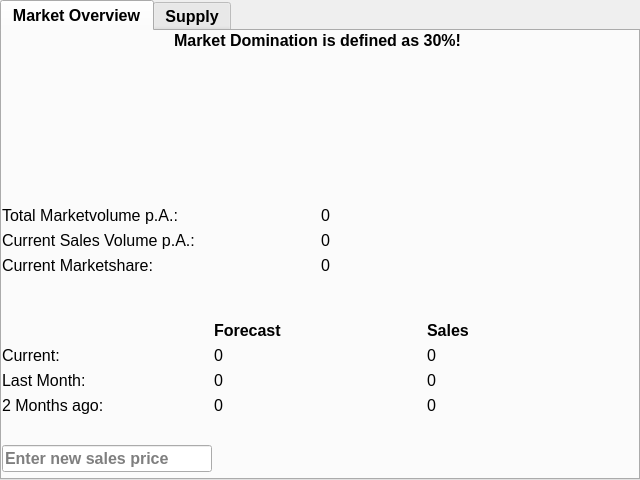
<?xml version="1.0" encoding="UTF-8"?>
<ui version="4.0">
 <class>Form</class>
 <widget class="QWidget" name="Form">
  <property name="geometry">
   <rect>
    <x>0</x>
    <y>0</y>
    <width>640</width>
    <height>480</height>
   </rect>
  </property>
  <property name="sizePolicy">
   <sizepolicy hsizetype="Fixed" vsizetype="Fixed">
    <horstretch>0</horstretch>
    <verstretch>0</verstretch>
   </sizepolicy>
  </property>
  <property name="font">
   <font>
    <pointsize>12</pointsize>
    <weight>75</weight>
    <bold>true</bold>
   </font>
  </property>
  <property name="windowTitle">
   <string>Market</string>
  </property>
  <widget class="QTabWidget" name="tabWidget">
   <property name="geometry">
    <rect>
     <x>0</x>
     <y>0</y>
     <width>640</width>
     <height>480</height>
    </rect>
   </property>
   <property name="currentIndex">
    <number>0</number>
   </property>
   <widget class="QWidget" name="tab">
    <attribute name="title">
     <string>Market Overview</string>
    </attribute>
    <widget class="QWidget" name="gridLayoutWidget">
     <property name="geometry">
      <rect>
       <x>0</x>
       <y>0</y>
       <width>631</width>
       <height>441</height>
      </rect>
     </property>
     <layout class="QGridLayout" name="gridLayout">
      <item row="4" column="0">
       <layout class="QHBoxLayout" name="horizontalLayout_2">
        <item>
         <layout class="QVBoxLayout" name="verticalLayout_2">
          <item>
           <widget class="QLabel" name="label">
            <property name="text">
             <string/>
            </property>
           </widget>
          </item>
          <item>
           <widget class="QLabel" name="lbl_txt_current">
            <property name="font">
             <font>
              <pointsize>12</pointsize>
              <weight>50</weight>
              <bold>false</bold>
             </font>
            </property>
            <property name="text">
             <string>Current:</string>
            </property>
           </widget>
          </item>
          <item>
           <widget class="QLabel" name="lbl_txt_last_month">
            <property name="font">
             <font>
              <pointsize>12</pointsize>
              <weight>50</weight>
              <bold>false</bold>
             </font>
            </property>
            <property name="text">
             <string>Last Month:</string>
            </property>
           </widget>
          </item>
          <item>
           <widget class="QLabel" name="lbl_txt_2months">
            <property name="font">
             <font>
              <pointsize>12</pointsize>
              <weight>50</weight>
              <bold>false</bold>
             </font>
            </property>
            <property name="text">
             <string>2 Months ago:</string>
            </property>
           </widget>
          </item>
         </layout>
        </item>
        <item>
         <layout class="QVBoxLayout" name="verticalLayout_4">
          <item>
           <widget class="QLabel" name="lbl_txt_forecast">
            <property name="font">
             <font>
              <pointsize>12</pointsize>
              <weight>75</weight>
              <bold>true</bold>
             </font>
            </property>
            <property name="text">
             <string>Forecast</string>
            </property>
           </widget>
          </item>
          <item>
           <widget class="QLabel" name="lbl_forecast_current">
            <property name="font">
             <font>
              <pointsize>12</pointsize>
              <weight>50</weight>
              <bold>false</bold>
             </font>
            </property>
            <property name="text">
             <string>0</string>
            </property>
           </widget>
          </item>
          <item>
           <widget class="QLabel" name="lbl_forecast_last_month">
            <property name="font">
             <font>
              <pointsize>12</pointsize>
              <weight>50</weight>
              <bold>false</bold>
             </font>
            </property>
            <property name="text">
             <string>0</string>
            </property>
           </widget>
          </item>
          <item>
           <widget class="QLabel" name="lbl_forecast_2months">
            <property name="font">
             <font>
              <pointsize>12</pointsize>
              <weight>50</weight>
              <bold>false</bold>
             </font>
            </property>
            <property name="text">
             <string>0</string>
            </property>
           </widget>
          </item>
         </layout>
        </item>
        <item>
         <layout class="QVBoxLayout" name="verticalLayout_3">
          <item>
           <widget class="QLabel" name="lbl_txt_Sales">
            <property name="font">
             <font>
              <pointsize>12</pointsize>
              <weight>75</weight>
              <bold>true</bold>
             </font>
            </property>
            <property name="text">
             <string>Sales</string>
            </property>
           </widget>
          </item>
          <item>
           <widget class="QLabel" name="lbl_sales_current">
            <property name="font">
             <font>
              <pointsize>12</pointsize>
              <weight>50</weight>
              <bold>false</bold>
             </font>
            </property>
            <property name="text">
             <string>0</string>
            </property>
           </widget>
          </item>
          <item>
           <widget class="QLabel" name="lbl_sales_last_month">
            <property name="font">
             <font>
              <pointsize>12</pointsize>
              <weight>50</weight>
              <bold>false</bold>
             </font>
            </property>
            <property name="text">
             <string>0</string>
            </property>
           </widget>
          </item>
          <item>
           <widget class="QLabel" name="lbl_sales_2months">
            <property name="font">
             <font>
              <pointsize>12</pointsize>
              <weight>50</weight>
              <bold>false</bold>
             </font>
            </property>
            <property name="text">
             <string>0</string>
            </property>
            <property name="alignment">
             <set>Qt::AlignLeading|Qt::AlignLeft|Qt::AlignVCenter</set>
            </property>
           </widget>
          </item>
         </layout>
        </item>
       </layout>
      </item>
      <item row="5" column="0">
       <layout class="QHBoxLayout" name="horizontalLayout" stretch="1,2">
        <item>
         <layout class="QVBoxLayout" name="verticalLayout" stretch="0,0">
          <item>
           <widget class="QLabel" name="lbl_bottom">
            <property name="font">
             <font>
              <pointsize>12</pointsize>
             </font>
            </property>
            <property name="toolTip">
             <string>&lt;html&gt;&lt;head/&gt;&lt;body&gt;&lt;p&gt;&lt;span style=&quot; font-weight:400;&quot;&gt;With the price you influence directly your sales:&lt;/span&gt;&lt;/p&gt;&lt;p&gt;&lt;span style=&quot; font-weight:400;&quot;&gt;Choose a low price and sell more.&lt;/span&gt;&lt;/p&gt;&lt;p&gt;&lt;span style=&quot; font-weight:400;&quot;&gt;Choose a high price and sell less.&lt;/span&gt;&lt;/p&gt;&lt;p&gt;&lt;span style=&quot; font-weight:400;&quot;&gt;Be carefull though: A too low price will not increase sales anymore and result in gigantic losses. A too high price might lead to no sales at all... also resulting in a gigantic loss.&lt;/span&gt;&lt;/p&gt;&lt;p&gt;&lt;span style=&quot; font-weight:400;&quot;&gt;You can use the actual value of your product as reference point.&lt;/span&gt;&lt;/p&gt;&lt;/body&gt;&lt;/html&gt;</string>
            </property>
            <property name="toolTipDuration">
             <number>-1</number>
            </property>
            <property name="text">
             <string/>
            </property>
            <property name="alignment">
             <set>Qt::AlignBottom|Qt::AlignLeading|Qt::AlignLeft</set>
            </property>
           </widget>
          </item>
          <item>
           <widget class="QLineEdit" name="led_set_price">
            <property name="toolTip">
             <string>&lt;html&gt;&lt;head/&gt;&lt;body&gt;&lt;p&gt;&lt;span style=&quot; font-weight:400;&quot;&gt;With the price you influence directly your sales:&lt;/span&gt;&lt;/p&gt;&lt;p&gt;&lt;span style=&quot; font-weight:400;&quot;&gt;Choose a low price and sell more.&lt;/span&gt;&lt;/p&gt;&lt;p&gt;&lt;span style=&quot; font-weight:400;&quot;&gt;Choose a high price and sell less.&lt;/span&gt;&lt;/p&gt;&lt;p&gt;&lt;span style=&quot; font-weight:400;&quot;&gt;Be carefull though: A too low price will not increase sales anymore and result in gigantic losses. A too high price might lead to no sales at all... also resulting in a gigantic loss.&lt;/span&gt;&lt;/p&gt;&lt;p&gt;&lt;span style=&quot; font-weight:400;&quot;&gt;You can use the actual value of your product as reference point.&lt;/span&gt;&lt;/p&gt;&lt;/body&gt;&lt;/html&gt;</string>
            </property>
            <property name="inputMask">
             <string/>
            </property>
            <property name="text">
             <string/>
            </property>
            <property name="placeholderText">
             <string>Enter new sales price</string>
            </property>
           </widget>
          </item>
         </layout>
        </item>
        <item>
         <spacer name="horizontalSpacer">
          <property name="orientation">
           <enum>Qt::Horizontal</enum>
          </property>
          <property name="sizeHint" stdset="0">
           <size>
            <width>40</width>
            <height>20</height>
           </size>
          </property>
         </spacer>
        </item>
       </layout>
      </item>
      <item row="2" column="0">
       <layout class="QVBoxLayout" name="verticalLayout_6">
        <item>
         <widget class="QLabel" name="lbl_top">
          <property name="font">
           <font>
            <pointsize>12</pointsize>
           </font>
          </property>
          <property name="text">
           <string>Market Domination is defined as 30%!</string>
          </property>
          <property name="alignment">
           <set>Qt::AlignCenter</set>
          </property>
         </widget>
        </item>
        <item>
         <spacer name="verticalSpacer_3">
          <property name="orientation">
           <enum>Qt::Vertical</enum>
          </property>
          <property name="sizeHint" stdset="0">
           <size>
            <width>20</width>
            <height>40</height>
           </size>
          </property>
         </spacer>
        </item>
        <item>
         <layout class="QHBoxLayout" name="horizontalLayout_9">
          <item>
           <widget class="QLabel" name="lbl_txt_marketvolume">
            <property name="font">
             <font>
              <weight>50</weight>
              <bold>false</bold>
             </font>
            </property>
            <property name="text">
             <string>Total Marketvolume p.A.:</string>
            </property>
           </widget>
          </item>
          <item>
           <widget class="QLabel" name="lbl_marketvolume_number">
            <property name="font">
             <font>
              <weight>50</weight>
              <bold>false</bold>
             </font>
            </property>
            <property name="text">
             <string>0</string>
            </property>
           </widget>
          </item>
         </layout>
        </item>
        <item>
         <layout class="QHBoxLayout" name="horizontalLayout_11">
          <item>
           <widget class="QLabel" name="lbl_txt_curr_sales_vol">
            <property name="font">
             <font>
              <weight>50</weight>
              <bold>false</bold>
             </font>
            </property>
            <property name="text">
             <string>Current Sales Volume p.A.:</string>
            </property>
           </widget>
          </item>
          <item>
           <widget class="QLabel" name="lbl_sales_volume_amount">
            <property name="font">
             <font>
              <weight>50</weight>
              <bold>false</bold>
             </font>
            </property>
            <property name="text">
             <string>0</string>
            </property>
           </widget>
          </item>
         </layout>
        </item>
        <item>
         <layout class="QHBoxLayout" name="horizontalLayout_10">
          <item>
           <widget class="QLabel" name="lbl_txt_marketshare">
            <property name="font">
             <font>
              <weight>50</weight>
              <bold>false</bold>
             </font>
            </property>
            <property name="text">
             <string>Current Marketshare:</string>
            </property>
           </widget>
          </item>
          <item>
           <widget class="QLabel" name="lbl_marketshare_number">
            <property name="font">
             <font>
              <weight>50</weight>
              <bold>false</bold>
             </font>
            </property>
            <property name="text">
             <string>0</string>
            </property>
           </widget>
          </item>
         </layout>
        </item>
       </layout>
      </item>
      <item row="3" column="0">
       <spacer name="verticalSpacer_2">
        <property name="orientation">
         <enum>Qt::Vertical</enum>
        </property>
        <property name="sizeType">
         <enum>QSizePolicy::Maximum</enum>
        </property>
        <property name="sizeHint" stdset="0">
         <size>
          <width>20</width>
          <height>40</height>
         </size>
        </property>
       </spacer>
      </item>
     </layout>
    </widget>
   </widget>
   <widget class="QWidget" name="tab_2">
    <attribute name="title">
     <string>Supply</string>
    </attribute>
    <widget class="QWidget" name="verticalLayoutWidget_2">
     <property name="geometry">
      <rect>
       <x>0</x>
       <y>0</y>
       <width>316</width>
       <height>399</height>
      </rect>
     </property>
     <layout class="QVBoxLayout" name="verticalLayout_5">
      <item>
       <widget class="QLabel" name="lbl_txt_mat_prices">
        <property name="text">
         <string>Raw Material Prices per Unit</string>
        </property>
       </widget>
      </item>
      <item>
       <layout class="QHBoxLayout" name="horizontalLayout_3">
        <item>
         <widget class="QLabel" name="lbl_txt_mat1">
          <property name="font">
           <font>
            <weight>50</weight>
            <bold>false</bold>
           </font>
          </property>
          <property name="text">
           <string>TextLabel</string>
          </property>
         </widget>
        </item>
        <item>
         <widget class="QLabel" name="lbl_mat_price1">
          <property name="font">
           <font>
            <weight>50</weight>
            <bold>false</bold>
           </font>
          </property>
          <property name="text">
           <string>TextLabel</string>
          </property>
         </widget>
        </item>
       </layout>
      </item>
      <item>
       <layout class="QHBoxLayout" name="horizontalLayout_5">
        <item>
         <widget class="QLabel" name="lbl_txt_mat2">
          <property name="font">
           <font>
            <weight>50</weight>
            <bold>false</bold>
           </font>
          </property>
          <property name="text">
           <string>TextLabel</string>
          </property>
         </widget>
        </item>
        <item>
         <widget class="QLabel" name="lbl_mat_price2">
          <property name="font">
           <font>
            <weight>50</weight>
            <bold>false</bold>
           </font>
          </property>
          <property name="text">
           <string>TextLabel</string>
          </property>
         </widget>
        </item>
       </layout>
      </item>
      <item>
       <layout class="QHBoxLayout" name="horizontalLayout_7">
        <item>
         <widget class="QLabel" name="lbl_txt_mat3">
          <property name="font">
           <font>
            <weight>50</weight>
            <bold>false</bold>
           </font>
          </property>
          <property name="text">
           <string>TextLabel</string>
          </property>
         </widget>
        </item>
        <item>
         <widget class="QLabel" name="lbl_mat_price3">
          <property name="font">
           <font>
            <weight>50</weight>
            <bold>false</bold>
           </font>
          </property>
          <property name="text">
           <string>TextLabel</string>
          </property>
         </widget>
        </item>
       </layout>
      </item>
      <item>
       <layout class="QHBoxLayout" name="horizontalLayout_8">
        <item>
         <widget class="QLabel" name="lbl_txt_mat4">
          <property name="font">
           <font>
            <weight>50</weight>
            <bold>false</bold>
           </font>
          </property>
          <property name="text">
           <string>TextLabel</string>
          </property>
         </widget>
        </item>
        <item>
         <widget class="QLabel" name="lbl_mat_price4">
          <property name="font">
           <font>
            <weight>50</weight>
            <bold>false</bold>
           </font>
          </property>
          <property name="text">
           <string>TextLabel</string>
          </property>
         </widget>
        </item>
       </layout>
      </item>
      <item>
       <layout class="QHBoxLayout" name="horizontalLayout_6">
        <item>
         <widget class="QLabel" name="lbl_txt_mat5">
          <property name="font">
           <font>
            <weight>50</weight>
            <bold>false</bold>
           </font>
          </property>
          <property name="text">
           <string>TextLabel</string>
          </property>
         </widget>
        </item>
        <item>
         <widget class="QLabel" name="lbl_mat_price5">
          <property name="font">
           <font>
            <weight>50</weight>
            <bold>false</bold>
           </font>
          </property>
          <property name="text">
           <string>TextLabel</string>
          </property>
         </widget>
        </item>
       </layout>
      </item>
      <item>
       <layout class="QHBoxLayout" name="horizontalLayout_4">
        <item>
         <widget class="QLabel" name="lbl_txt_mat6">
          <property name="font">
           <font>
            <weight>50</weight>
            <bold>false</bold>
           </font>
          </property>
          <property name="text">
           <string>TextLabel</string>
          </property>
         </widget>
        </item>
        <item>
         <widget class="QLabel" name="lbl_mat_price6">
          <property name="font">
           <font>
            <weight>50</weight>
            <bold>false</bold>
           </font>
          </property>
          <property name="text">
           <string>TextLabel</string>
          </property>
         </widget>
        </item>
       </layout>
      </item>
     </layout>
    </widget>
   </widget>
  </widget>
 </widget>
 <resources/>
 <connections/>
</ui>
